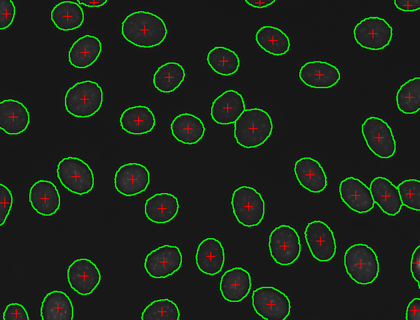
%> input picture RES_NIH3T3/testGT.tiff, 420 x 320 px, shrunk from 1344 x 1024 before the run
$ octave --eval "result = getObjectComplexity(rgb2gray(imread('RES_NIH3T3/testGT.tiff')));"   (GNU Octave 9; MATLAB toolbox functions it lacks are replaced by stand-ins)
%> lines starting %> are read from the running program, lines starting %| are printed output that depends on the picture; in (x1, y1, x2, y2) boxes, pixels count from 0 and x2, y2 are one past the last pixel; in counts of white or black regions, pixels touching at a corner belong together; the program's own positions count from 1
% Computes the object complexity n based on skeleton
% n is a positve number that is related to the object complexity indipedent
% from object size and orientation
function [n] = getObjectComplexity(A)
toPlot = 0;
B = zeros(size(A,1)+6,size(A,2)+6);
B(4:size(B,1)-3,4:size(B,2)-3) = A;
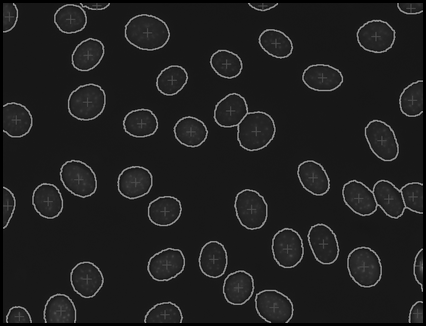
%> B: size 326x426 double; min 0, max 150, mean 30.7
A = B;
SK = bwmorph(A,'thin',inf);
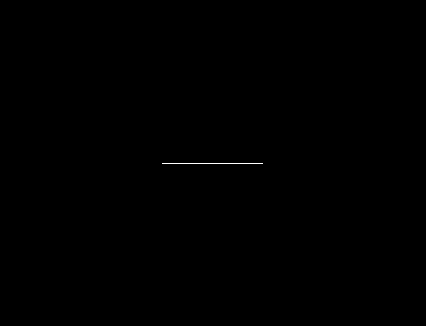
%> SK: size 326x426 logical; 0.07% white in thin lines or dots, all inside (x1, y1, x2, y2) = (162, 163, 263, 164)
BW = bwdist(1-A);
%> BW: size 326x426 single; every value is 0
BD = SK.*BW;
AInit = A;

AV = mean(BD(BD > 0));
%> AV = NaN
rad = double(ceil(0.5*AV));
%> rad = NaN
rad = min(rad,3);
%> rad = 3

if rad >=1,
    se = strel('disk',rad);
%> se = {Dimensionality 2}
    A = imclose(A,se);
end

SK = bwmorph(A,'thin',inf);
BW = bwdist(1-A);
BD = SK.*BW;
WEIGH = [];
[Points(:,1) Points(:,2)] = find(BD > 0);
S = bwboundaries(A);
%> S = 1 boundary; box (x1, y1, x2, y2) and points: (3, 3, 423, 323) 1477
Sarea = sqrt(length(find(A > 0)));
%> Sarea = 366.6
Degree = [];
rc = 0;

for i=1:length(S),
    if length(S{i}) > 8,
        rc = rc + 1;
    end
    Cirles = rc-1;
end
%> this loop made 1 pass
%> (rc, Cirles) on pass 1: (1, 0)
Cirles = max(Cirles,0);
W = zeros(1,size(Points,1));
for i=1:length(W),
    W(i) = BD(Points(i,1),Points(i,2));
end
W0 = W;
%> W0 = []

LM = zeros(1,size(Points,1));
UNSET = [];
ite = 0;

BP = bwmorph(SK,'branchpoints');
%> BP: size 326x426 logical; every value is 0
EP = bwmorph(SK,'endpoints');

[x,y] = find(BP == 1);
%> x = []; y = []

for i=1:size(x,1),
    v = [(Points(:,1)-x(i)).^2+(Points(:,2)-y(i)).^2];
    g1 = find(v == 0);%[3 x 3] block
    g = find(v <= max(2+0.00*Sarea,0.00*W0(i)*W0(i)));%[3 x 3] block

    if  length(g1) > 0, %branchpoints

        if ~isempty(find(UNSET == g1(1), 1)),
            continue;
        end

        ite = ite+1;
        LM(ite) = g1(1);
        WEIGH(ite) = 1;
        Degree(ite) = length(g)-1;
        UNSET = union(UNSET,g1);
        continue;
    end
end
%> this loop made 0 passes
%> after the loop, ite = 0

[x,y] = find(EP == 1);
%> x = [164; 164]; y = [163; 263]

for i=1:size(x,1),
    v = [(Points(:,1)-x(i)).^2+(Points(:,2)-y(i)).^2];
    g1 = find(v == 0);%[3 x 3] block
    g = find(v <= max(2+0.00*Sarea,0*W0(i)*W0(i)));%[3 x 3] block

    if  length(g1) > 0, %endpoints
        if ~isempty(find(UNSET == g1(1), 1)),
            continue;
        end
        ite = ite+1;
        LM(ite) = g1(1);
        WEIGH(ite) = 1;
        Degree(ite) = 1;
        UNSET = union(UNSET,g1);
        continue;
    end
end
%> this loop made 1 pass


LM = LM(1:ite);

n = sum(WEIGH) + 2*Cirles;
[n2] = getShannonComplexity(Points,LM,W0,Degree);


if toPlot == 1,
    cmap = colormap(jet(256));
    cmap(1,:) = [1 1 1];
    figure;
    imagesc(BD+double(AInit));
    colormap(cmap);


    for i=1:length(LM),
        u = LM(i);
        hold on;
        if Degree(i) > 1,
%             text(Points(u,2),Points(u,1),sprintf('%d',i));
            %text(Points(u,2),Points(u,1),sprintf('%d-(D%d)',i,Degree(i)));
        else
%             text(Points(u,2),Points(u,1),sprintf('%d',i));
        end
    end

%     title(sprintf(' S = %2.2f   Graph size = %d - Cirles = %d Points = %d',n2,n,Cirles,ite));
end

n = max(n2,1);


% [121 lines left out: function getShannonComplexity, not called in this run]
%> (the run ends here)
